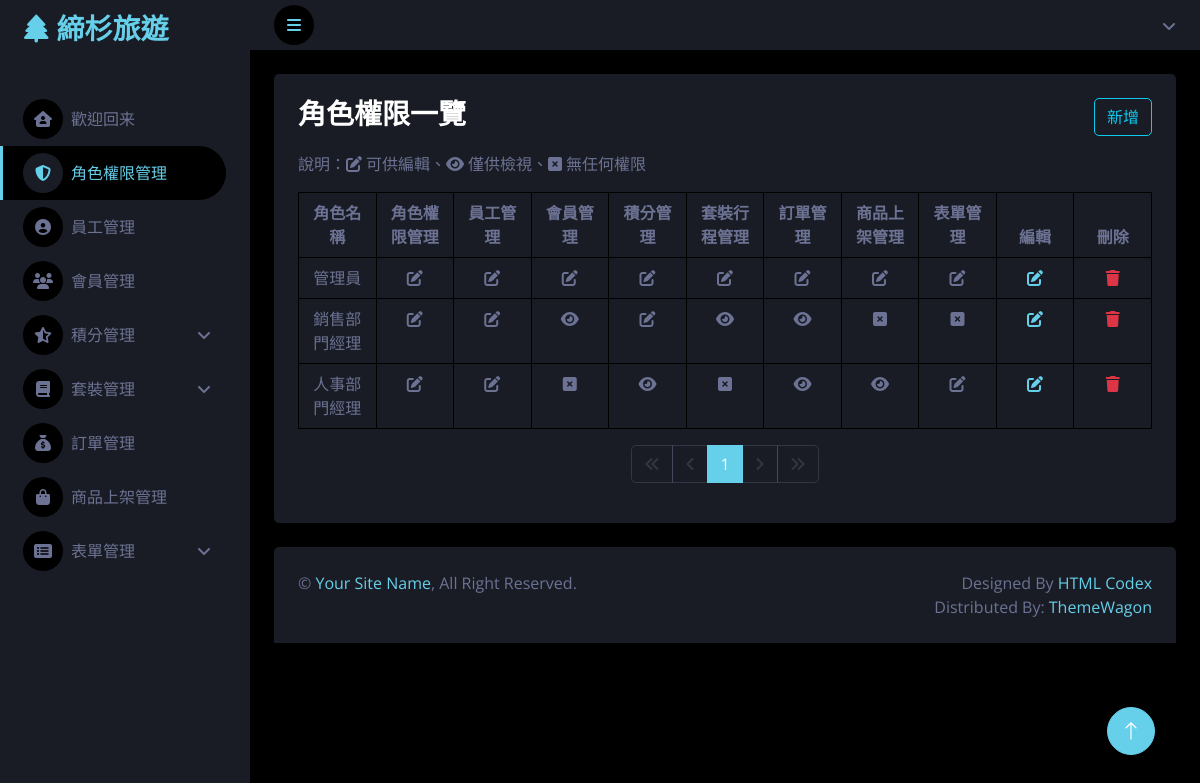
Page /roleList/roleList.php on the earlier database version.
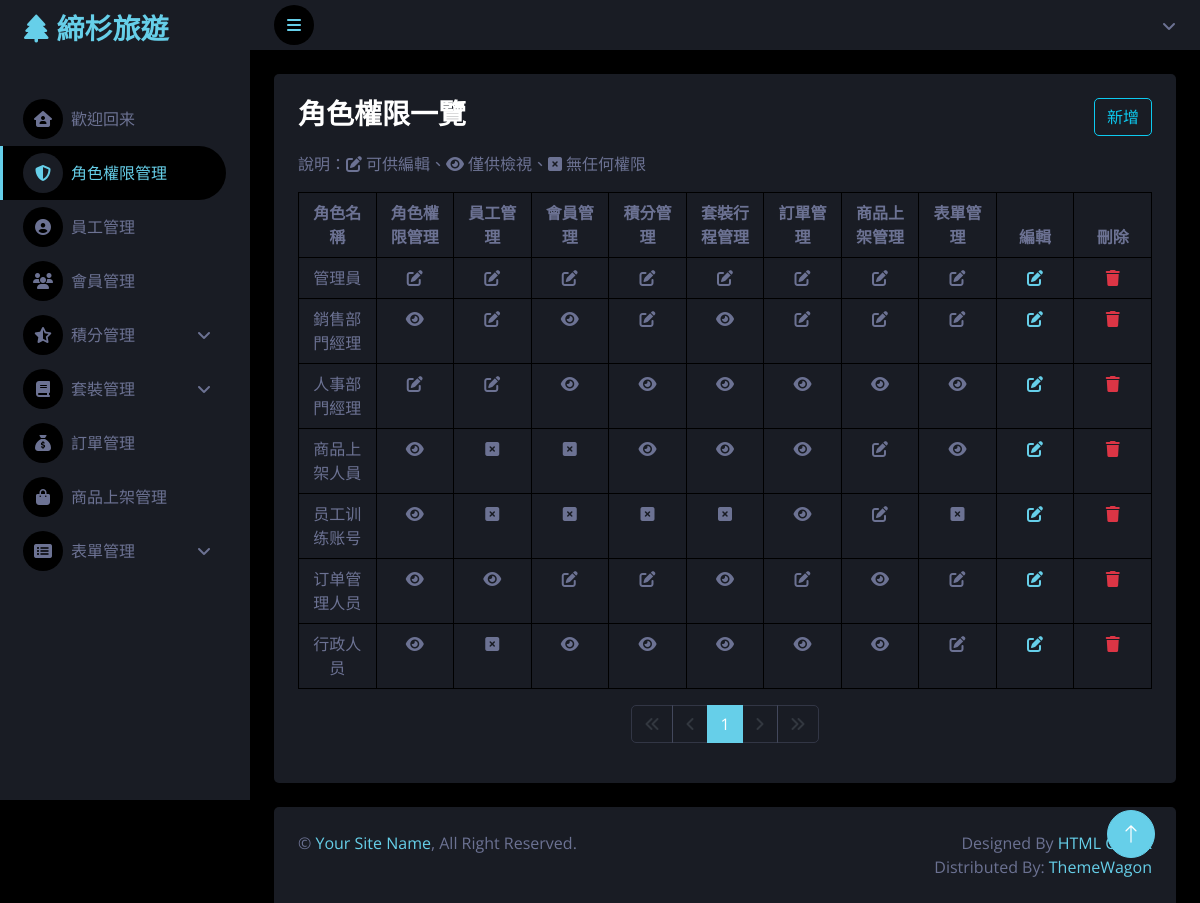
Same page on the later database version.
### tables this page shows
CREATE TABLE `permission` (
  `permission_role_id` int(11) NOT NULL,
  `sid` int(11) NOT NULL,
  `role_set` varchar(20) NOT NULL,
  `employees` varchar(20) NOT NULL,
  `members` varchar(20) NOT NULL,
  `points` varchar(20) NOT NULL,
  `itinerary` varchar(20) NOT NULL,
  `orders` varchar(20) NOT NULL,
  `products` varchar(20) NOT NULL,
  `form` varchar(20) NOT NULL
);

CREATE TABLE `role_set` (
  `role_id` int(11) NOT NULL,
  `role_name` varchar(225) NOT NULL,
  `description` text NOT NULL,
  `created_at` datetime NOT NULL,
  `employee_id` int(11) NOT NULL
);

### roleList/roleList.php (the view, shortened to what this page needs)
<?php
require '../parts/pdo_connect.php';
$pageName = 'roleList';
$page = isset($_GET['page']) ? intval($_GET['page']) : 1;
$isAbled = $_SESSION['permission']['role_set'] == 'view' ? 'disabled' : '';
$per_page = 10;
$pages_sql = "SELECT COUNT(1) FROM role_set";
$pages_result = $conn->query($pages_sql)->fetch_assoc();
$total_rows = $pages_result['COUNT(1)'];
$total_pages = ceil($total_rows / $per_page);
$permission_sql =
  sprintf(
    "SELECT *
  FROM permission
  INNER JOIN role_set
  ON role_set.role_id = permission.permission_role_id
  ORDER BY role_id ASC LIMIT %s, %s",
    ($page - 1) * $per_page,
    $per_page
  );
$permission_result = $conn->query($permission_sql);
function permission_icon($permission_r)
{
  if ($permission_r == 'edit') {
    echo '<i class="fa-solid fa-pen-to-square"></i>';
  } else if ($permission_r == 'view') {
    echo '<i class="fa-solid fa-eye"></i>';
  } else {
    echo '<i class="fa-solid fa-square-xmark"></i>';
  }
};
?>
<?php include '../parts/html-head.php' ?>
<?php include '../parts/spinner.php' ?>
<?php include '../parts/slidebar.php' ?>
<?php include '../parts/navbar.php' ?>
<div class="container-fluid pt-4 px-4">
  <div class="row g-4">
    <div class="col-sm-12 col-xl-12">
      <div class="bg-secondary rounded h-100 p-4 ">
        <div class="roleListTitleBox d-flex justify-content-between">
          <h3 class="mb-3">角色權限一覽</h3>
          <button type="button" class="btn btn-outline-info mb-3 " data-bs-toggle="modal" data-bs-target="#addBackdrop" <?= $isAbled ?>>新增</button>
        </div>
        <div class="descript">
          <p>說明：<i class="fa-solid fa-pen-to-square me-1"></i>可供編輯、<i class="fa-solid fa-eye me-1"></i>僅供檢視、<i class="fa-solid fa-square-xmark me-1"></i>無任何權限</p>
        </div>
        <table class="table table-bordered">
          <thead>
            <tr>
              <th scope="col" class="text-center">角色名稱</th>
              <th scope="col" class="text-center">角色權限管理</th>
              <th scope="col" class="text-center">員工管理</th>
              <th scope="col" class="text-center">會員管理</th>
              <th scope="col" class="text-center">積分管理</th>
              <th scope="col" class="text-center">套裝行程管理</th>
              <th scope="col" class="text-center">訂單管理</th>
              <th scope="col" class="text-center">商品上架管理</th>
              <th scope="col" class="text-center">表單管理</th>
              <th scope="col" class="text-center">編輯
              </th>
              <th scope="col" class="text-center">刪除</th>
            </tr>
          </thead>
          <tbody>
            <?php foreach ($permission_result as $r) : ?>
              <tr>
                <td class="text-center"><?= $r['role_name'] ?></td>
                <td class="text-center">
                  <?php permission_icon($r['role_set']); ?>
                </td>
                <td class="text-center">
                  <?php permission_icon($r['employees']); ?>
                </td>
                <td class="text-center">
                  <?php permission_icon($r['members']); ?>
                </td>
                <td class="text-center">
                </td>
                <td class="text-center">
                </td>
                <td class="text-center">
                </td>
                <td class="text-center">
                  <?php permission_icon($r['products']); ?>
                </td>
                <td class="text-center">
                </td>
                <td class="text-center">
                  <a href="#" class="vstack <?= $isAbled ?>" data-bs-toggle="modal" data-bs-target="#editBackdrop<?= $r['role_id'] ?>">
                    <i class="fa-solid fa-pen-to-square"></i>
                  </a>
                </td>
                <?php
                $role_id = $r['role_id'];
                $edit_sql = "SELECT *
                            FROM permission
                            INNER JOIN role_set
                            ON role_set.role_id = permission.permission_role_id
                            WHERE role_id = $role_id ";
                $edit_sql_result = $conn->query($edit_sql)->fetch_assoc();
                ?>
                <td class="text-center">
                  <a href="javascript: deleteOne(<?= $r['role_id'] ?>)" class="vstack <?= $isAbled ?>">
                    <i class="fa-solid fa-trash text-danger"></i>
                  </a>
                </td>
              </tr>
            <?php endforeach ?>
          </tbody>
        </table>
        <nav aria-label="First group">
          <ul class="pagination justify-content-center ">
            <li class="page-item <?= $page == 1 ? 'disabled' : '' ?> ">
              <a class="page-link bg-secondary border-light" href="?page=<?= 1 ?>">
                <i class="fa-solid fa-angles-left"></i>
              </a>
            </li>
            <li class="page-item <?= $page == 1 ? 'disabled' : '' ?>">
              <a class="page-link bg-secondary border-light" href="?page=<?= $page - 1 ?>">
                <i class="fa-solid fa-angle-left"></i>
              </a>
            </li>
            <?php for ($i = $page - 5; $i <= $page + 5; $i++) : ?>
              <?php if ($i >= 1 and $i <= $total_pages) : ?>
                <li class="page-item <?= $i != $page ?: 'active' ?>">
                  <a class="page-link <?= $i != $page ? 'bg-secondary border-light' : 'active' ?>" href="?page=<?= $i ?>"><?= $i ?></a>
                </li>
              <?php endif ?>
            <?php endfor ?>
            <li class="page-item <?= $page == $total_pages ? 'disabled' : '' ?>">
              <a class="page-link bg-secondary border-light" href="?page=<?= $page + 1 ?>">
                <i class="fa-solid fa-angle-right"></i>
              </a>
            </li>
            <li class="page-item <?= $page == $total_pages ? 'disabled' : '' ?>">
              <a class="page-link bg-secondary border-light" href="?page=<?= $total_pages ?>">
                <i class="fa-solid fa-angles-right"></i>
              </a>
            </li>
          </ul>
        </nav>
      </div>
    </div>
  </div>
</div>
<?php include '../parts/footer.php' ?>
<?php include '../parts/html-foot.php' ?>

### parts/html-head.php (shortened to what this page needs)
<!DOCTYPE html>
<html lang="zh-hant-TW">
<head>
    <link href="https://cdnjs.cloudflare.com/ajax/libs/font-awesome/5.10.0/css/all.min.css" rel="stylesheet">
    <link href="https://cdn.jsdelivr.net/npm/bootstrap-icons@1.4.1/font/bootstrap-icons.css" rel="stylesheet">
    <link href="../lib/owlcarousel/assets/owl.carousel.min.css" rel="stylesheet">
    <link href="../lib/tempusdominus/css/tempusdominus-bootstrap-4.min.css" rel="stylesheet" />
    <link href="../css/bootstrap.min.css" rel="stylesheet">
    <link href="../css/style.css" rel="stylesheet">

### parts/spinner.php (shortened to what this page needs)
</head>
<body>
<div class="container-fluid position-relative d-flex p-0">

### parts/slidebar.php (shortened to what this page needs)
<div class="sidebar pe-4 pb-3">
    <nav class="navbar bg-secondary navbar-dark">
        <a href="homepage.php" class="navbar-brand mx-4 mb-3">
            <h3 class="text-primary"><i class="fa-solid fa-tree me-2"></i>締杉旅遊</h3>
        </a>
        <div class="navbar-nav w-100">
            <a href="../homepage/homepage.php" class="nav-item nav-link <?=$pageName == 'homepage' ? 'active' : ''?> "><i class="fa-solid fa-house-user me-2"></i>歡迎回来</a>
            <a href="../roleList/roleList.php" class="nav-item nav-link <?=$pageName == 'roleList' ? 'active' : ''?> <?=$_SESSION['permission']['role_set']?>"><i class="fa-solid fa-shield-halved me-2"></i>角色權限管理</a>
            <a href="../employees/employees.php" class="nav-item nav-link <?=$pageName == 'employees' ? 'active' : ''?> <?=$_SESSION['permission']['employees']?>"><i class="fa-solid fa-circle-user me-2"></i>員工管理</a>
            <a href="../members/members.php" class="nav-item nav-link <?=$pageName == 'members' ? 'active' : ''?> <?=$_SESSION['permission']['members']?>"><i class="fa-solid fa-users me-2"></i>會員管理</a>
            <div class="nav-item dropdown">
                <a href="#" class="nav-link dropdown-toggle <?=$_SESSION['permission']['points']?>" data-bs-toggle="dropdown"><i class="fa-solid fa-star-half-stroke me-2"></i>積分管理</a>
            </div>
            <div class="nav-item dropdown">
                <?php if ($pageName == 'itinerary' || $pageName == 'itinerary_order') {
                    $isItineraryActive = 'active';
                    $isItineraryExpand = 'true';
                    $isItineraryProper = 'none';
                    $isItineraryShow = 'show';
                }else {
                    $isItineraryActive = '';
                }
                ?>
                <a href="#" class="nav-link dropdown-toggle <?=$isItineraryActive?> <?=$_SESSION['permission']['itinerary']?>" data-bs-toggle="dropdown"><i class="fa-solid fa-book me-2"></i>套裝管理</a>
            </div>
            <a href="../order/orderList.php" class="nav-item nav-link <?=$pageName == 'orderList' ? 'active' : ''?> <?=$_SESSION['permission']['orders']?>"><i class="fa-solid fa-sack-dollar me-2"></i>訂單管理</a>
            <a href="../products/products.php" class="nav-item nav-link <?=$pageName == 'products' ? 'active' : ''?> <?=$_SESSION['permission']['products']?>"><i class="fa-solid fa-bag-shopping me-2"></i>商品上架管理</a>
            <div class="nav-item dropdown">
                <?php if ($pageName == 'groupForm' || $pageName == 'speechForm'  || $pageName == 'customizationForm'  || $pageName == 'interestForm'  || $pageName == 'serveForm') {
                    $isFormActive = 'active';
                    $isFormExpand = 'true';
                    $isFormProper = 'none';
                    $isFormShow = 'show';
                }else {
                    $isFormActive = '';
                }
                ?>
                <a href="#" class="nav-link dropdown-toggle <?=$isFormActive?> <?=$_SESSION['permission']['form']?>" data-bs-toggle="dropdown"><i class="fa-solid fa-rectangle-list me-2"></i>表單管理</a>
            </div>
        </div>
    </nav>
</div>

### parts/navbar.php (shortened to what this page needs)
<div class="content">
    <nav class="navbar navbar-expand bg-secondary navbar-dark sticky-top px-4 py-0">
        <a href="#" class="sidebar-toggler flex-shrink-0">
            <i class="fa fa-bars"></i>
        </a>
        <div class="navbar-nav align-items-center ms-auto">
            <div class="nav-item dropdown">
                <a href="#" class="nav-link dropdown-toggle" data-bs-toggle="dropdown">
                </a>
            </div>
        </div>
    </nav>

### parts/footer.php
        <div class="container-fluid pt-4 px-4">
            <div class="bg-secondary rounded-top p-4">
                <div class="row">
                    <div class="col-12 col-sm-6 text-center text-sm-start">
                        &copy; <a href="#">Your Site Name</a>, All Right Reserved.
                    </div>
                    <div class="col-12 col-sm-6 text-center text-sm-end">
                        Designed By <a href="https://htmlcodex.com">HTML Codex</a>
                        <br>Distributed By: <a href="https://themewagon.com" target="_blank">ThemeWagon</a>
                    </div>
                </div>
            </div>
        </div>
    </div>
    <a href="#" class="btn btn-lg btn-primary btn-lg-square back-to-top"><i class="bi bi-arrow-up"></i></a>
</div>

### parts/html-foot.php
</body>
</html>

### css/style.css (style rules this page uses)
:root { --primary: rgb(102, 207, 233); --secondary: #191C24; --light: #6C7293; --dark: #000000; }
.back-to-top { position: fixed; display: none; right: 45px; bottom: 45px; z-index: 99; }
.btn { transition: .5s; }
.btn-lg-square { width: 48px; height: 48px; }
.btn-square, .btn-sm-square, .btn-lg-square { padding: 0; display: inline-flex; align-items: center; justify-content: center; font-weight: normal; border-radius: 50px; }
.sidebar { position: fixed; top: 0; left: 0; bottom: 0; width: 250px; height: 100vh; overflow-y: auto; background: var(--secondary); transition: 0.5s; z-index: 999; }
.content { margin-left: 250px; min-height: 100vh; background: var(--dark); transition: 0.5s; }
@media (min-width: 992px) { .sidebar { margin-left: 0; } }
@media (min-width: 992px) { .content { width: calc(100% - 250px); } }
.sidebar .navbar .navbar-nav .nav-link { padding: 7px 20px; color: var(--light); font-weight: 500; border-left: 3px solid var(--secondary); border-radius: 0 30px 30px 0; outline: none; }
.sidebar .navbar .navbar-nav .nav-link:hover, .sidebar .navbar .navbar-nav .nav-link.active { color: var(--primary); background: var(--dark); border-color: var(--primary); }
.sidebar .navbar .navbar-nav .nav-link i { width: 40px; height: 40px; display: inline-flex; align-items: center; justify-content: center; background: var(--dark); border-radius: 40px; }
.sidebar .navbar .navbar-nav .nav-link:hover i, .sidebar .navbar .navbar-nav .nav-link.active i { background: var(--secondary); }
.sidebar .navbar .dropdown-toggle::after { position: absolute; top: 15px; right: 15px; border: none; content: "\f107"; font-family: "Font Awesome 5 Free"; font-weight: 900; transition: .5s; }
.content .navbar .navbar-nav .nav-link { margin-left: 25px; padding: 12px 0; color: var(--light); outline: none; }
.content .navbar .sidebar-toggler, .content .navbar .navbar-nav .nav-link i { width: 40px; height: 40px; display: inline-flex; align-items: center; justify-content: center; background: var(--dark); border-radius: 40px; }
.content .navbar .dropdown-toggle::after { margin-left: 6px; vertical-align: middle; border: none; content: "\f107"; font-family: "Font Awesome 5 Free"; font-weight: 900; transition: .5s; }

### parts/html-head.php (style rules this page uses)
.sidebar { overflow: hidden; }
.disabled { pointer-events: none !important; opacity: 0.3 !important; user-select: none; }

### roleList/roleList.php (style rules this page uses)
table { table-layout: fixed; }

Differences in the rows shown:
changed permission "銷售部門經理": role_set "edit" → "view" (drawn); products "noAuthority" → "edit" (drawn)
changed permission "人事部門經理": members "noAuthority" → "view" (drawn)
added permission: role_set.role_name "商品上架人員", role_set "view" (drawn), employees "noAuthority" (drawn), products "edit" (drawn)
added permission: role_set.role_name "员工训练账号", role_set "view" (drawn), employees "noAuthority" (drawn), products "edit" (drawn)
added permission: role_set.role_name "订单管理人员", role_set "view" (drawn), members "edit" (drawn)
added permission: role_set.role_name "行政人员", role_set "view" (drawn), employees "noAuthority" (drawn), form "edit" (drawn)
